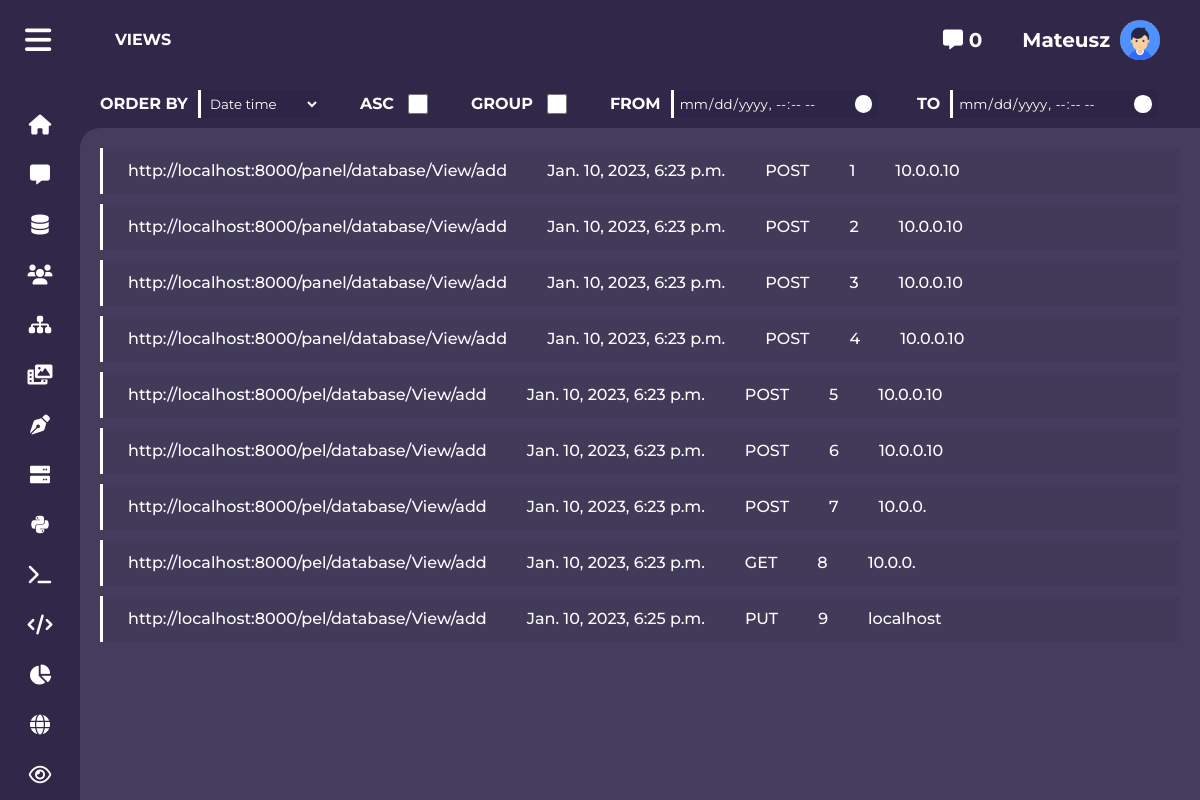
/Account/views/ (signed in), run on the app's committed database.
### Account/models.py (models this page shows, shortened)
class View(models.Model):
    user = models.ForeignKey(User, on_delete=models.CASCADE, blank=True, null=True)
    method = models.CharField(max_length=10, null=True, blank=True, default=None)
    session = models.ForeignKey(Session, on_delete=models.CASCADE, null=True, blank=True)
    ip_v4 = models.CharField(max_length=20, null=True, blank=True)
    url = models.CharField(max_length=100)
    datetime = models.DateTimeField(auto_now_add=True)

### Panel/views/panel.py (the view)
    def inner(*args, **kwargs):
        request = args[0]
        if request.user.is_superuser:
            return fnc(*args, **kwargs)
        else:
            return redirect("Panel:login")

### Panel/utils.py (called while the page is built)
def render(request, template, args={}, content_type=None, using=None, status=None):
    args["registered_pages"] = registered_pages
    args["messages_length"] = len(Message.objects.filter(readed=False))
    return _render(request, template, args, content_type=content_type, using=using, status=status)

### Panel/views/panel.py (called while the page is built)
def is_superuser(fnc):
    def inner(*args, **kwargs):
        request = args[0]
        if request.user.is_superuser:
            return fnc(*args, **kwargs)
        else:
            return redirect("Panel:login")
    return inner

### Account/templates/views.html (shortened to what this page needs)
{% extends 'Panel/panel.html' %}
{% load utils %}
{% load static %}
{% block head %}
    <link rel="stylesheet" href="{% static 'Account/css/views.css' %}">
{% endblock %}
{% block main %}
    <div class="views-list">
        {% if not count %}
            {% for view in views %}
                <a href="{% url 'Panel:database-show' name='View' id=view.id %}">
                    <div class="elem">
                        <span>{{ view.url }}</span>
                        <span>{{ view.datetime }}</span>
                        <span>{{ view.method }}</span>
                        <span>{{ view.id }}</span>
                        <span>{{ view.ip_v4 }}</span>
                    </div>
                </a>
            {% endfor %}
        {% endif %}
    </div>
{% endblock %}
{% block topbar %}
    <div class="topbar-tools">
        <form action="">
            <label for="">
                ORDER BY
                <select name="order-by" id="">
                    <option {% if order_by == 'datetime' %}selected{% endif %} value="datetime">Date time</option>
                </select>
            </label>
            <label for="asc">
                ASC
                <input type="checkbox" name="asc" id="asc" {% if asc == False %}{% else %}checked{% endif %}>
            </label>
            <label for="count">
                GROUP
                <input type="checkbox" id="count" name="count" {% if count %}checked{% endif %}>
            </label>
            <label for="from">
                FROM
                <input type="datetime-local" id="from" name="from" value="{{ datefrom }}">
            </label>
            <label for="to">
                TO
                <input type="datetime-local" id="to" name="to" value="{{ dateto }}">
            </label>
            <button type="submit"></button>
        </form>
    </div>
{% endblock %}
{% block path %}
    <a href="{% url 'Account:views' %}">VIEWS</a>
{% endblock %}

### Panel/templates/Panel/panel.html (shortened to what this page needs)
{% extends 'Panel/layout.html' %}
{% block content %}
    <aside class="left-panel">
        <div>
            <button class="toggle-left-panel"><header><i class="fa-solid fa-bars"></i></header></button>
            <section>
                <a href="{% url 'Panel:home' %}"><i class="fa-solid fa-house"></i> <span>HOME</span></a>
                <a href="{% url 'Panel:messages' %}"><i class="fa-solid fa-message"></i> <span>MESSAGES</span></a>
                <a href="{% url 'Panel:database' %}"><i class="fa-solid fa-database"></i> <span>DATABASE</span></a>
                <a href="{% url 'Panel:users' %}"><i class="fa-solid fa-users"></i> <span>USERS</span></a>
                <a href="{% url 'Panel:pages' %}"><i class="fa-solid fa-sitemap"></i> <span>PAGES</span></a>
                <a href="{% url 'Panel:media' %}"><i class="fa-solid fa-photo-film"></i> <span>MEDIA</span></a>
                <a href="{% url 'Panel:forms' %}"><i class="fa-solid fa-pen-nib"></i> <span>FORMS</span></a>
                <a href="{% url 'Panel:commands' %}"><i class="fa-solid fa-server"></i> <span>COMMANDS</span></a>
                <a href="{% url 'Panel:python' %}"><i class="fa-brands fa-python"></i> <span>PYTHON</span></a>
                <a href="{% url 'Panel:terminal' %}"><i class="fa-solid fa-terminal"></i> <span>TERMINAL</span></a>
                <a href="{% url 'Panel:editor' %}"><i class="fa-solid fa-code"></i> <span>FILES</span></a>
                <a href="{% url 'Panel:charts' %}"><i class="fa-solid fa-chart-pie"></i> <span>CHARTS</span></a>
                <a href="{% url 'Panel:languages' %}"><i class="fa-solid fa-globe"></i> <span>LANGUAGE</span></a>
                {% for page in registered_pages %}
                    <a href="{% url page.url %}">{{ page.icon|safe }} <span>{{ page.name|upper }}</span></a>
                {% endfor %}
            </section>
        </div>
    </aside>
    <section class="content">
         <nav class="top-panel">
            <section class="path">
                <div class="pth">
                    {% block path %}{% endblock %}
                </div>
            </section>
            <section class="menu">
                <a class="link" href="{% url 'Panel:messages' %}?readed=false"><i class="fa-solid fa-message"></i> {{messages_length}}</a>
                <a href="{% url 'Panel:users-user' id=request.user.id %}" class="user-a">
                    <span>{{ request.user.username }}</span>
                    <img height="40" src="{% url 'Account:image' id=request.user.id %}" alt="account-image">
                </a>
            </section>
        </nav>
        <div class="topbar">
            {% block topbar %}{% endblock %}
        </div>
        <main>
            {% block main %}{% endblock %}
        </main>
    </section>
{% endblock %}

### Panel/templates/Panel/layout.html (shortened to what this page needs)
{% load static %}
<!DOCTYPE html>
<html lang="en">
<head>
    <link rel="stylesheet" href="{% static 'Panel/css/config.css' %}">
    <link rel="stylesheet" href="{% static 'Panel/css/reset.css' %}">
    <link rel="stylesheet" href="{% static 'Panel/css/layout.css' %}">
    <link rel="stylesheet" href="{% static 'Panel/css/fonts.css' %}">
    <link rel="stylesheet" href="https://use.fontawesome.com/releases/v6.0.0/css/all.css">
    {% block head %}{% endblock %}
    <link rel="stylesheet" href="{% static 'Panel/css/qmedia.css' %}">
</head>
<body>
    {% block content %}{% endblock %}
</body>
</html>

### Panel/static/Panel/css/config.css (style rules this page uses)
:root { --bg-color: #453d5e; --font-color: #ffffff; --bg-special: #302749; --font-special: white; --color-1: #0efa79; --color-2: #fa0ea7; --color-3: #cffa0e; }
body { overflow-x: hidden; transition: transform 0.3s; }
a { text-decoration: none; }

### Panel/static/Panel/css/layout.css (style rules this page uses)
body { background-color: var(--bg-special); }
.left-panel { padding-top: 20px; width: 80px; color: var(--font-special); overflow: auto; display: flex; flex-direction: column; scrollbar-color: transparent transparent; justify-content: space-between; background-color: var(--bg-special); height: 100vh; z-index: 10; float: left; transition: width 0.5s, transform 0.5s; position: fixed; }
.left-panel .toggle-left-panel { border: 0; display: none; cursor: pointer; color: var(--font-special); background: transparent; padding: 0 25px; }
@media (min-width: 1035px) { .left-panel section a { gap: 0 !important; } }
@media (min-width: 1035px) { .left-panel .toggle-left-panel { display: inline-block; } }
.left-panel header { text-align: center; padding: 5px 0; font-size: 30px; display: flex; }
.left-panel section { display: flex; flex-direction: column; justify-content: flex-start; padding: 40px 20px; }
.left-panel section a { background-color: transparent; border: 0; color: var(--font-special); font-size: 15px; display: flex; align-items: center; cursor: pointer; font-weight: bold; justify-content: center; transition: 0.3s; gap: 10px; padding: 15px; border-radius: 5px; }
.left-panel section a i { font-size: 20px; }
.top-panel { display: flex; height: 80px; color: var(--font-special); align-items: center; width: 100%; justify-content: space-between; }
.top-panel .path { display: flex; overflow-x: auto; }
.top-panel .path .pth { display: flex; align-items: center; justify-content: center; padding: 0 30px; gap: 20px; }
.top-panel .path a { display: inline-block; text-overflow: ellipsis; padding: 5px; white-space: nowrap; overflow: hidden; color: var(--font-special); font-weight: bold; }
.top-panel .menu { display: flex; align-items: center; justify-content: space-around; gap: 20px; font-size: 20px; padding: 0 30px; white-space: nowrap; }
.top-panel .menu img { border-radius: 50%; }
.top-panel .menu .user-a { display: flex; justify-content: center; align-items: center; gap: 10px; transition: background-color 0.2s; border-radius: 5px; color: var(--font-special); padding: 10px; }
.top-panel .menu a { font-weight: bold; transition: 0.3s; border-radius: 5px; padding: 10px; color: var(--font-special); }
.content { float: left; transition: transform 0.5s, left 0.5s, width 0.5s; background-color: var(--bg-special); background-size: cover; }
@media (min-width: 1035px) { .content { width: calc(100% - 80px); position: fixed; left: 80px; } }
main { border-radius: 20px 0 0 0; color: var(--font-color); box-sizing: border-box; height: calc(100vh - 80px); overflow: hidden; overflow-y: auto; background-color: var(--bg-color); }
.topbar { overflow: hidden; overflow-x: auto; }

### Account/static/Account/css/views.css (style rules this page uses)
.views-list { padding: 20px; display: flex; flex-direction: column; gap: 10px; }
.views-list .elem { background: rgba(0, 0, 0, 0.05); border-left: 3px solid var(--font-color); padding: 15px; transition: 0.3s; display: flex; justify-content: flex-start; overflow-x: scroll; overflow-y: hidden; scroll-behavior: smooth; white-space: nowrap; font-weight: 500; gap: 20px; color: var(--font-color); cursor: pointer; }
.views-list .elem span { padding: 0 10px; }
.topbar-tools { padding: 10px 20px; display: flex; gap: 20px; white-space: nowrap; overflow-x: scroll; color: var(--font-special); }
.topbar-tools form { display: flex; align-items: center; gap: 40px; color: var(--font-special); font-weight: bold; }
.topbar-tools form input, .topbar-tools form select { border: 0; color: var(--font-special); border-left: 3px solid var(--font-special); padding: 5px; background: rgba(0, 0, 0, 0.05); }
.topbar-tools form input option, .topbar-tools form select option { background: var(--bg-special); }
.topbar-tools form input[type=checkbox] { height: 20px; width: 20px; }
.topbar-tools form label { display: flex; align-items: center; justify-content: center; gap: 10px; }
.topbar-tools form button { background: transparent; border: 0; color: var(--font-special); }

### Panel/static/Panel/css/qmedia.css (style rules this page uses)
@media (min-width: 1036px) { .left-panel { transform: translate(0, 0) !important; } }

### data on the page
View: url "http://localhost:8000/panel/database/View/add", datetime "Jan. 10, 2023, 6:23 p.m.", method "POST", id "1", ip_v4 "10.0.0.10"
View: url "http://localhost:8000/panel/database/View/add", datetime "Jan. 10, 2023, 6:23 p.m.", method "POST", id "2", ip_v4 "10.0.0.10"
View: url "http://localhost:8000/panel/database/View/add", datetime "Jan. 10, 2023, 6:23 p.m.", method "POST", id "3", ip_v4 "10.0.0.10"
View: url "http://localhost:8000/panel/database/View/add", datetime "Jan. 10, 2023, 6:23 p.m.", method "POST", id "4", ip_v4 "10.0.0.10"
View: url "http://localhost:8000/pel/database/View/add", datetime "Jan. 10, 2023, 6:23 p.m.", method "POST", id "5", ip_v4 "10.0.0.10"
View: url "http://localhost:8000/pel/database/View/add", datetime "Jan. 10, 2023, 6:23 p.m.", method "POST", id "6", ip_v4 "10.0.0.10"
View: url "http://localhost:8000/pel/database/View/add", datetime "Jan. 10, 2023, 6:23 p.m.", method "POST", id "7", ip_v4 "10.0.0."
View: url "http://localhost:8000/pel/database/View/add", datetime "Jan. 10, 2023, 6:23 p.m.", method "GET", id "8", ip_v4 "10.0.0."
View: url "http://localhost:8000/pel/database/View/add", datetime "Jan. 10, 2023, 6:25 p.m.", method "PUT", id "9", ip_v4 "localhost"

### other printed values
{{ messages_length }} "0"
{{ request.user.username }} "Mateusz"
